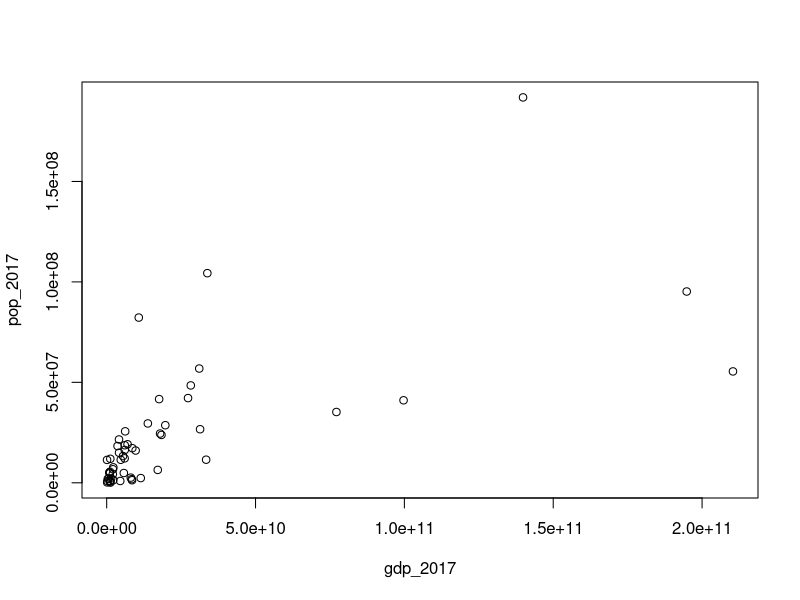
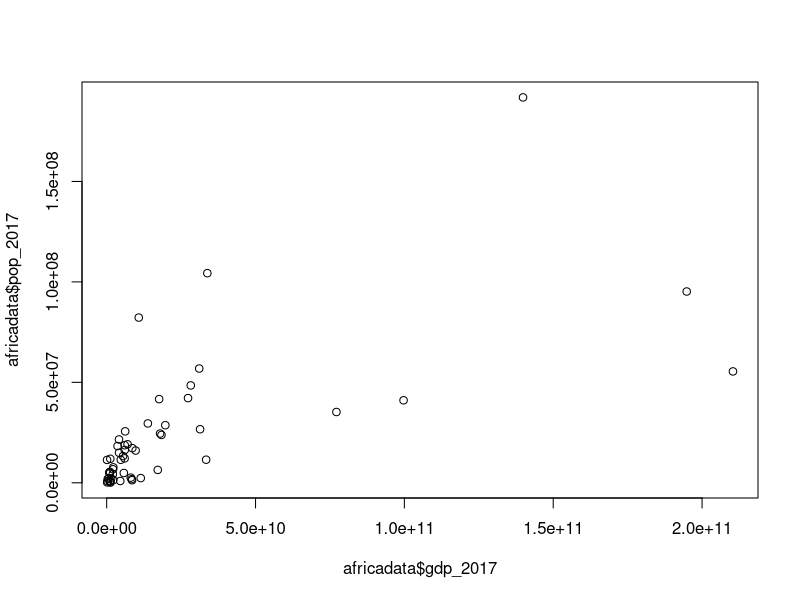
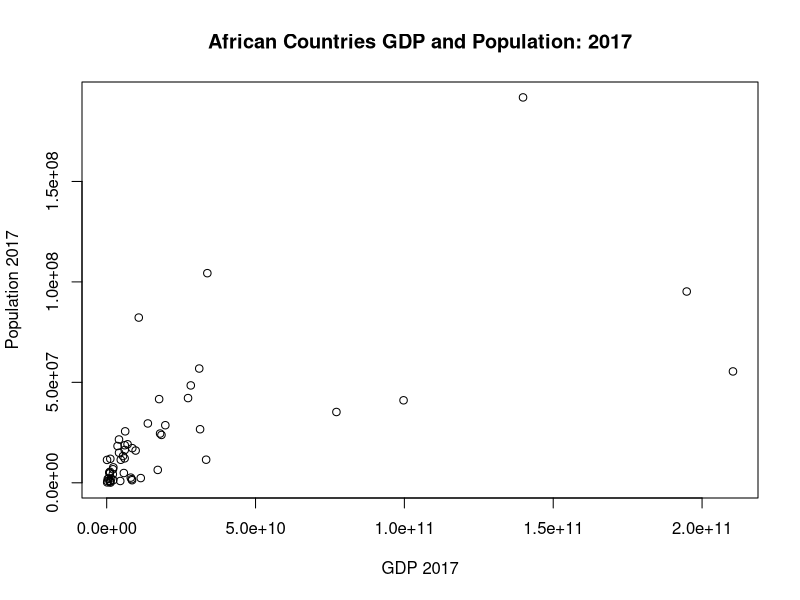
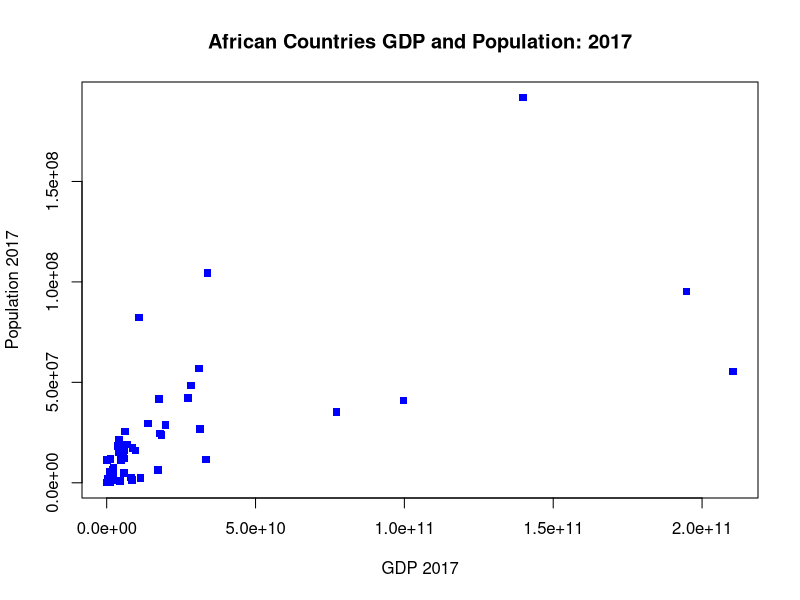
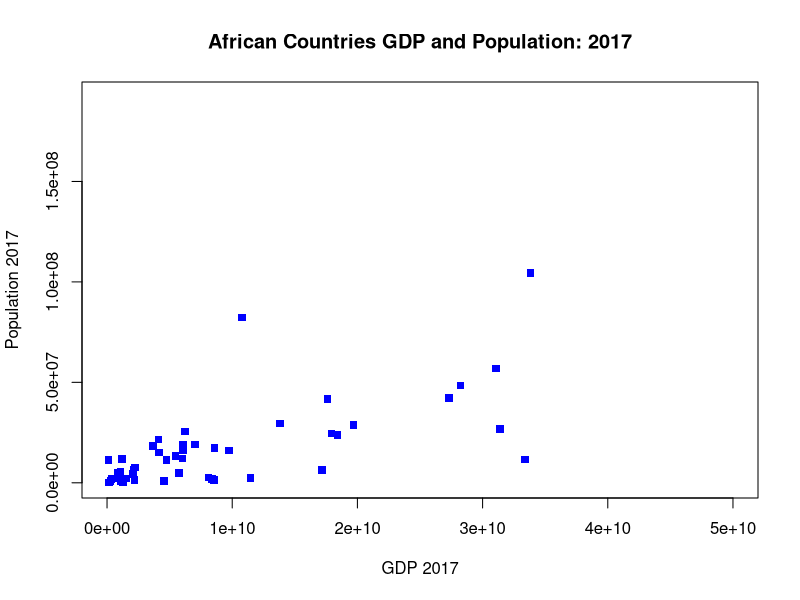
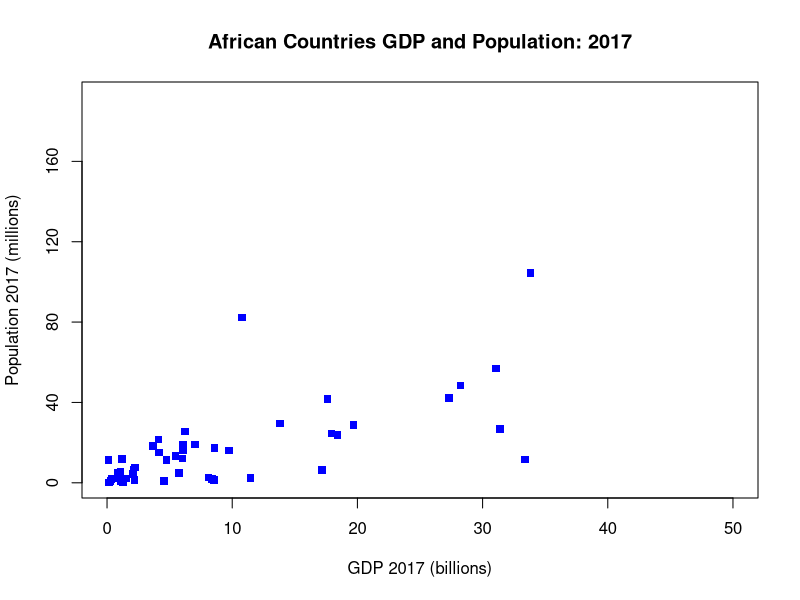

Write R code to recreate these figures, in order.
# Exercise H1 Answers

# setup code
africadata <- read.csv("data/africadata.csv", header = TRUE,
                       stringsAsFactors = FALSE)

# Make a scatterplot of gdp_2017 vs. pop_2017
plot(pop_2017 ~ gdp_2017, data=africadata)

# alternative
plot(x=africadata$gdp_2017, y=africadata$pop_2017)

# update the plot labels to use words instead of the variable names;
# also add a title
plot(pop_2017 ~ gdp_2017, data=africadata,
     xlab="GDP 2017", ylab="Population 2017",
     main="African Countries GDP and Population: 2017")

# change the plot marker from an open circle to a filled square;
# color the square blue
# hint: see the chart at http://www.sthda.com/sthda/RDoc/figure/graphs/r-plot-pch-symbols-points-in-r.png
plot(pop_2017 ~ gdp_2017, data=africadata,
     xlab="GDP 2017", ylab="Population 2017",
     main="African Countries GDP and Population: 2017",
     pch=15, col="blue")

# change the limits on the plot x axis to go from 0 to 5e10
# hint: you can write scientific notation: c(0, 5e10)
plot(pop_2017 ~ gdp_2017, data=africadata,
     xlab="GDP 2017", ylab="Population 2017",
     main="African Countries GDP and Population: 2017",
     pch=15, col="blue",
     xlim=c(0,5e10))

# BONUS: if you wanted to change the tick labels to not be scientific notation,
# you need to make the plot without the axes, then add them manually.
# Here's one option
plot(pop_2017 ~ gdp_2017, data=africadata,
     xlab="GDP 2017 (billions)", ylab="Population 2017 (millions)",
     main="African Countries GDP and Population: 2017",
     pch=15, col="blue",
     xlim=c(0,5e10),
     xaxt="n", yaxt="n")
axis(2, at=1e6*seq(0, 160, 40), labels=seq(0, 160, 40))
axis(1, at=seq(0, 5e10, 1e10), labels=seq(0, 50, 10))



